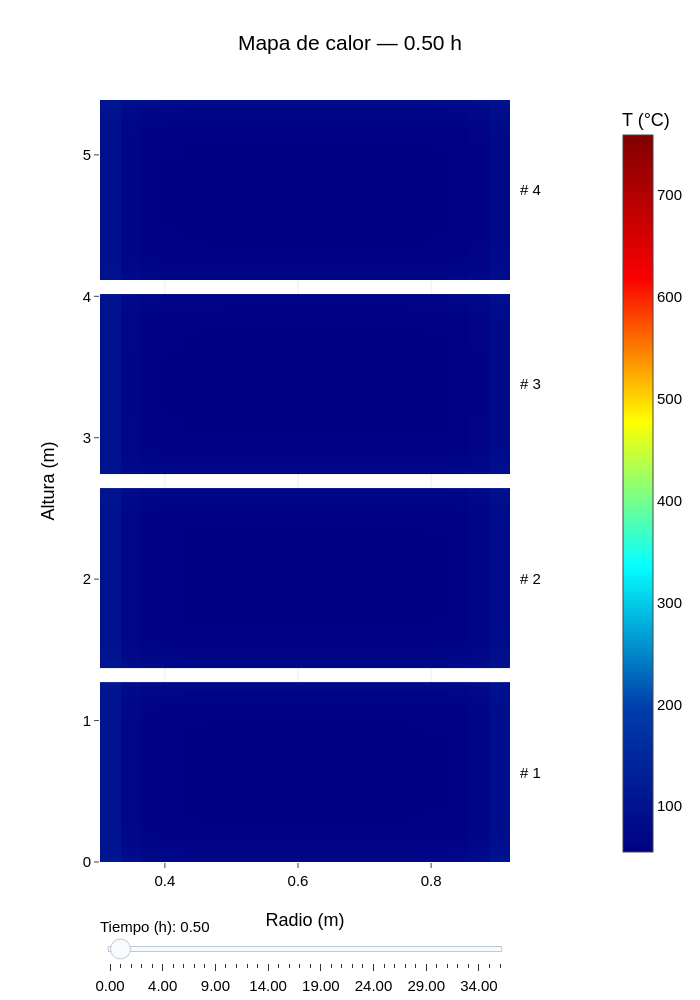

Write notebook code for a chart like this one.
### Markdown cell above
### Settings — Heatmap

Configura el tiempo inicial, los tiempos del selector y el diseño del mapa de calor.

### Code cell
# Snapshots share the simulator's time grid; no extra simulation is needed.
heatmap_time_hr = 0.5
snapshot_times_hr = np.unique(np.concatenate((
    [0.0, heatmap_time_hr, simulator.times[-1] / 3600.0],
    np.arange(1.0, simulator.times[-1] / 3600.0, 1.0),
)))
snapshot_indices = np.unique([
    int(np.argmin(np.abs(simulator.times / 3600.0 - time_hr)))
    for time_hr in snapshot_times_hr
])
initial_index = int(np.argmin(np.abs(simulator.times / 3600.0 - heatmap_time_hr)))
initial_step = int(np.flatnonzero(snapshot_indices == initial_index)[0])

# Histories already store one section: (height, radius, time).
sections_c = [history - 273.15 for history in simulator.results_by_coil]
if not all(np.isfinite(section).all() for section in sections_c):
    raise ValueError("La simulación contiene temperaturas no finitas; revisar la estabilidad antes de graficar.")
color_min = min(float(section.min()) for section in sections_c)
color_max = max(float(section.max()) for section in sections_c)
if color_max == color_min:
    color_max = color_min + 1.0

# Cell edges ensure the heatmap covers the physical dimensions exactly.
coil_meshes = []
stack_height = 0.0
for current_coil in furnace.coils:
    _, height_count, radial_count = current_coil.points.shape
    radial_edges = np.linspace(current_coil.inner_radius, current_coil.outer_radius, radial_count + 1)
    height_edges = stack_height + np.linspace(0, current_coil.height, height_count + 1)
    coil_meshes.append((radial_edges, height_edges))
    stack_height += current_coil.height + furnace.coil_sep_height
stack_height -= furnace.coil_sep_height


def coil_heatmaps(time_index):
    return [
        go.Heatmap(
            x=radial_edges,
            y=height_edges,
            z=section[:, :, time_index],
            coloraxis="coloraxis",
            zsmooth=False,
            name=f"Rollo {current_coil.coil_num}",
            hovertemplate=(
                f"Rollo {current_coil.coil_num}<br>"
                "Radio: %{x:.3f} m<br>Altura: %{y:.3f} m<br>"
                "Temperatura: %{z:.1f} °C<extra></extra>"
            ),
        )
        for current_coil, section, (radial_edges, height_edges)
        in zip(furnace.coils, sections_c, coil_meshes)
    ]


def heatmap_title(time_index):
    return f"Mapa de calor — {simulator.times[time_index] / 3600.0:.2f} h"


heatmap_fig = go.Figure(data=coil_heatmaps(initial_index))
heatmap_fig.frames = [
    go.Frame(
        name=str(int(time_index)),
        data=coil_heatmaps(time_index),
        traces=list(range(len(furnace.coils))),
        layout={"title": {"text": heatmap_title(time_index)}},
    )
    for time_index in snapshot_indices
]
heatmap_fig.update_layout(
    title={"text": heatmap_title(initial_index), "x": 0.5, "xanchor": "center"},
    width=700,
    height=1000,
    template="none",
    font={"family": "Arial", "size": 15, "color": "black"},
    margin={"t": 100, "b": 130, "l": 100, "r": 140},
    xaxis={"title": {"text": "Radio (m)"}, "zeroline": False},
    yaxis={"title": {"text": "Altura (m)"}, "range": [0, stack_height], "zeroline": False},
    coloraxis={
        "colorscale": "Jet", "cmin": color_min, "cmax": color_max,
        "colorbar": {"title": {"text": "T (°C)"}, "x": 1.25},
    },
    annotations=[
        {
            "x": 1.02, "xref": "paper", "y": (height_edges[0] + height_edges[-1]) / 2,
            "yref": "y", "text": f"# {current_coil.coil_num}",
            "showarrow": False, "xanchor": "left",
        }
        for current_coil, (_, height_edges) in zip(furnace.coils, coil_meshes)
    ],
    sliders=[{
        "active": initial_step,
        "currentvalue": {"prefix": "Tiempo (h): "},
        "pad": {"t": 50},
        "steps": [
            {
                "label": f"{simulator.times[time_index] / 3600.0:.2f}",
                "method": "animate",
                "args": [[str(int(time_index))], {
                    "mode": "immediate", "frame": {"duration": 0, "redraw": True},
                    "transition": {"duration": 0},
                }],
            }
            for time_index in snapshot_indices
        ],
    }],
)

### Figure 1 — Plotly figure (JSON) as saved in the notebook; plotly's stock layout.template omitted (floating-point values rounded to 4 significant figures; data arrays with more than 128 entries replaced by an {"elided": "..."} marker saying what was removed)
{"data": [{"coloraxis": "coloraxis", "hovertemplate": "Rollo 1<br>Radio: %{x:.3f} m<br>Altura: %{y:.3f} m<br>Temperatura: %{z:.1f} °C<extra></extra>", "name": "Rollo 1", "type": "heatmap", "x": [0.3025, 0.3333, 0.3641, 0.3949, 0.4257, 0.4565, 0.4873, 0.5181, 0.5489, 0.5797, 0.6105, 0.6413, 0.6721, 0.7029, 0.7337, 0.7645, 0.7953, 0.8261, 0.8569, 0.8877, 0.9185], "y": [0.0, 0.03029, 0.06057, 0.09086, 0.1211, 0.1514, 0.1817, 0.212, 0.2423, 0.2726, 0.3029, 0.3331, 0.3634, 0.3937, 0.424, 0.4543, 0.4846, 0.5149, 0.5451, 0.5754, 0.6057, 0.636, 0.6663, 0.6966, 0.7269, 0.7571, 0.7874, 0.8177, 0.848, 0.8783, 0.9086, 0.9389, 0.9691, 0.9994, 1.03, 1.06, 1.09, 1.121, 1.151, 1.181, 1.211, 1.242, 1.272], "z": {"elided": "42x20 float values"}, "zsmooth": false}, {"coloraxis": "coloraxis", "hovertemplate": "Rollo 2<br>Radio: %{x:.3f} m<br>Altura: %{y:.3f} m<br>Temperatura: %{z:.1f} °C<extra></extra>", "name": "Rollo 2", "type": "heatmap", "x": [0.3025, 0.3333, 0.3641, 0.3949, 0.4257, 0.4565, 0.4873, 0.5181, 0.5489, 0.5797, 0.6105, 0.6413, 0.6721, 0.7029, 0.7337, 0.7645, 0.7953, 0.8261, 0.8569, 0.8877, 0.9185], "y": [1.372, 1.402, 1.433, 1.463, 1.493, 1.523, 1.554, 1.584, 1.614, 1.645, 1.675, 1.705, 1.735, 1.766, 1.796, 1.826, 1.857, 1.887, 1.917, 1.947, 1.978, 2.008, 2.038, 2.069, 2.099, 2.129, 2.159, 2.19, 2.22, 2.25, 2.281, 2.311, 2.341, 2.371, 2.402, 2.432, 2.462, 2.493, 2.523, 2.553, 2.583, 2.614, 2.644], "z": {"elided": "42x20 float values"}, "zsmooth": false}, {"coloraxis": "coloraxis", "hovertemplate": "Rollo 3<br>Radio: %{x:.3f} m<br>Altura: %{y:.3f} m<br>Temperatura: %{z:.1f} °C<extra></extra>", "name": "Rollo 3", "type": "heatmap", "x": [0.3025, 0.3333, 0.3641, 0.3949, 0.4257, 0.4565, 0.4873, 0.5181, 0.5489, 0.5797, 0.6105, 0.6413, 0.6721, 0.7029, 0.7337, 0.7645, 0.7953, 0.8261, 0.8569, 0.8877, 0.9185], "y": [2.744, 2.774, 2.805, 2.835, 2.865, 2.895, 2.926, 2.956, 2.986, 3.017, 3.047, 3.077, 3.107, 3.138, 3.168, 3.198, 3.229, 3.259, 3.289, 3.319, 3.35, 3.38, 3.41, 3.441, 3.471, 3.501, 3.531, 3.562, 3.592, 3.622, 3.653, 3.683, 3.713, 3.743, 3.774, 3.804, 3.834, 3.865, 3.895, 3.925, 3.955, 3.986, 4.016], "z": {"elided": "42x20 float values"}, "zsmooth": false}, {"coloraxis": "coloraxis", "hovertemplate": "Rollo 4<br>Radio: %{x:.3f} m<br>Altura: %{y:.3f} m<br>Temperatura: %{z:.1f} °C<extra></extra>", "name": "Rollo 4", "type": "heatmap", "x": [0.3025, 0.3333, 0.3641, 0.3949, 0.4257, 0.4565, 0.4873, 0.5181, 0.5489, 0.5797, 0.6105, 0.6413, 0.6721, 0.7029, 0.7337, 0.7645, 0.7953, 0.8261, 0.8569, 0.8877, 0.9185], "y": [4.116, 4.146, 4.177, 4.207, 4.237, 4.267, 4.298, 4.328, 4.358, 4.389, 4.419, 4.449, 4.479, 4.51, 4.54, 4.57, 4.601, 4.631, 4.661, 4.691, 4.722, 4.752, 4.782, 4.813, 4.843, 4.873, 4.903, 4.934, 4.964, 4.994, 5.025, 5.055, 5.085, 5.115, 5.146, 5.176, 5.206, 5.237, 5.267, 5.297, 5.327, 5.358, 5.388], "z": {"elided": "42x20 float values"}, "zsmooth": false}], "layout": {"annotations": [{"showarrow": false, "text": "# 1", "x": 1.02, "xanchor": "left", "xref": "paper", "y": 0.636, "yref": "y"}, {"showarrow": false, "text": "# 2", "x": 1.02, "xanchor": "left", "xref": "paper", "y": 2.008, "yref": "y"}, {"showarrow": false, "text": "# 3", "x": 1.02, "xanchor": "left", "xref": "paper", "y": 3.38, "yref": "y"}, {"showarrow": false, "text": "# 4", "x": 1.02, "xanchor": "left", "xref": "paper", "y": 4.752, "yref": "y"}], "coloraxis": {"cmax": 759.0, "cmin": 55, "colorbar": {"title": {"text": "T (°C)"}, "x": 1.25}, "colorscale": [[0, "rgb(0,0,131)"], [0.2, "rgb(0,60,170)"], [0.4, "rgb(5,255,255)"], [0.6, "rgb(255,255,0)"], [0.8, "rgb(250,0,0)"], [1, "rgb(128,0,0)"]]}, "font": {"color": "black", "family": "Arial", "size": 15}, "height": 1000, "margin": {"b": 130, "l": 100, "r": 140, "t": 100}, "sliders": [{"active": 1, "currentvalue": {"prefix": "Tiempo (h): "}, "pad": {"t": 50}, "steps": [{"args": [["0"], {"frame": {"duration": 0, "redraw": true}, "mode": "immediate", "transition": {"duration": 0}}], "label": "0.00", "method": "animate"}, {"args": [["180"], {"frame": {"duration": 0, "redraw": true}, "mode": "immediate", "transition": {"duration": 0}}], "label": "0.50", "method": "animate"}, {"args": [["360"], {"frame": {"duration": 0, "redraw": true}, "mode": "immediate", "transition": {"duration": 0}}], "label": "1.00", "method": "animate"}, {"args": [["720"], {"frame": {"duration": 0, "redraw": true}, "mode": "immediate", "transition": {"duration": 0}}], "label": "2.00", "method": "animate"}, {"args": [["1080"], {"frame": {"duration": 0, "redraw": true}, "mode": "immediate", "transition": {"duration": 0}}], "label": "3.00", "method": "animate"}, {"args": [["1440"], {"frame": {"duration": 0, "redraw": true}, "mode": "immediate", "transition": {"duration": 0}}], "label": "4.00", "method": "animate"}, {"args": [["1800"], {"frame": {"duration": 0, "redraw": true}, "mode": "immediate", "transition": {"duration": 0}}], "label": "5.00", "method": "animate"}, {"args": [["2160"], {"frame": {"duration": 0, "redraw": true}, "mode": "immediate", "transition": {"duration": 0}}], "label": "6.00", "method": "animate"}, {"args": [["2520"], {"frame": {"duration": 0, "redraw": true}, "mode": "immediate", "transition": {"duration": 0}}], "label": "7.00", "method": "animate"}, {"args": [["2880"], {"frame": {"duration": 0, "redraw": true}, "mode": "immediate", "transition": {"duration": 0}}], "label": "8.00", "method": "animate"}, {"args": [["3240"], {"frame": {"duration": 0, "redraw": true}, "mode": "immediate", "transition": {"duration": 0}}], "label": "9.00", "method": "animate"}, {"args": [["3600"], {"frame": {"duration": 0, "redraw": true}, "mode": "immediate", "transition": {"duration": 0}}], "label": "10.00", "method": "animate"}, {"args": [["3960"], {"frame": {"duration": 0, "redraw": true}, "mode": "immediate", "transition": {"duration": 0}}], "label": "11.00", "method": "animate"}, {"args": [["4320"], {"frame": {"duration": 0, "redraw": true}, "mode": "immediate", "transition": {"duration": 0}}], "label": "12.00", "method": "animate"}, {"args": [["4680"], {"frame": {"duration": 0, "redraw": true}, "mode": "immediate", "transition": {"duration": 0}}], "label": "13.00", "method": "animate"}, {"args": [["5040"], {"frame": {"duration": 0, "redraw": true}, "mode": "immediate", "transition": {"duration": 0}}], "label": "14.00", "method": "animate"}, {"args": [["5400"], {"frame": {"duration": 0, "redraw": true}, "mode": "immediate", "transition": {"duration": 0}}], "label": "15.00", "method": "animate"}, {"args": [["5760"], {"frame": {"duration": 0, "redraw": true}, "mode": "immediate", "transition": {"duration": 0}}], "label": "16.00", "method": "animate"}, {"args": [["6120"], {"frame": {"duration": 0, "redraw": true}, "mode": "immediate", "transition": {"duration": 0}}], "label": "17.00", "method": "animate"}, {"args": [["6480"], {"frame": {"duration": 0, "redraw": true}, "mode": "immediate", "transition": {"duration": 0}}], "label": "18.00", "method": "animate"}, {"args": [["6840"], {"frame": {"duration": 0, "redraw": true}, "mode": "immediate", "transition": {"duration": 0}}], "label": "19.00", "method": "animate"}, {"args": [["7200"], {"frame": {"duration": 0, "redraw": true}, "mode": "immediate", "transition": {"duration": 0}}], "label": "20.00", "method": "animate"}, {"args": [["7560"], {"frame": {"duration": 0, "redraw": true}, "mode": "immediate", "transition": {"duration": 0}}], "label": "21.00", "method": "animate"}, {"args": [["7920"], {"frame": {"duration": 0, "redraw": true}, "mode": "immediate", "transition": {"duration": 0}}], "label": "22.00", "method": "animate"}, {"args": [["8280"], {"frame": {"duration": 0, "redraw": true}, "mode": "immediate", "transition": {"duration": 0}}], "label": "23.00", "method": "animate"}, {"args": [["8640"], {"frame": {"duration": 0, "redraw": true}, "mode": "immediate", "transition": {"duration": 0}}], "label": "24.00", "method": "animate"}, {"args": [["9000"], {"frame": {"duration": 0, "redraw": true}, "mode": "immediate", "transition": {"duration": 0}}], "label": "25.00", "method": "animate"}, {"args": [["9360"], {"frame": {"duration": 0, "redraw": true}, "mode": "immediate", "transition": {"duration": 0}}], "label": "26.00", "method": "animate"}, {"args": [["9720"], {"frame": {"duration": 0, "redraw": true}, "mode": "immediate", "transition": {"duration": 0}}], "label": "27.00", "method": "animate"}, {"args": [["10080"], {"frame": {"duration": 0, "redraw": true}, "mode": "immediate", "transition": {"duration": 0}}], "label": "28.00", "method": "animate"}, {"args": [["10440"], {"frame": {"duration": 0, "redraw": true}, "mode": "immediate", "transition": {"duration": 0}}], "label": "29.00", "method": "animate"}, {"args": [["10800"], {"frame": {"duration": 0, "redraw": true}, "mode": "immediate", "transition": {"duration": 0}}], "label": "30.00", "method": "animate"}, {"args": [["11160"], {"frame": {"duration": 0, "redraw": true}, "mode": "immediate", "transition": {"duration": 0}}], "label": "31.00", "method": "animate"}, {"args": [["11520"], {"frame": {"duration": 0, "redraw": true}, "mode": "immediate", "transition": {"duration": 0}}], "label": "32.00", "method": "animate"}, {"args": [["11880"], {"frame": {"duration": 0, "redraw": true}, "mode": "immediate", "transition": {"duration": 0}}], "label": "33.00", "method": "animate"}, {"args": [["12240"], {"frame": {"duration": 0, "redraw": true}, "mode": "immediate", "transition": {"duration": 0}}], "label": "34.00", "method": "animate"}, {"args": [["12600"], {"frame": {"duration": 0, "redraw": true}, "mode": "immediate", "transition": {"duration": 0}}], "label": "35.00", "method": "animate"}, {"args": [["12708"], {"frame": {"duration": 0, "redraw": true}, "mode": "immediate", "transition": {"duration": 0}}], "label": "35.30", "method": "animate"}]}], "title": {"text": "Mapa de calor — 0.50 h", "x": 0.5, "xanchor": "center"}, "width": 700, "xaxis": {"title": {"text": "Radio (m)"}, "zeroline": false}, "yaxis": {"range": [0, 5.388], "title": {"text": "Altura (m)"}, "zeroline": false}}}
